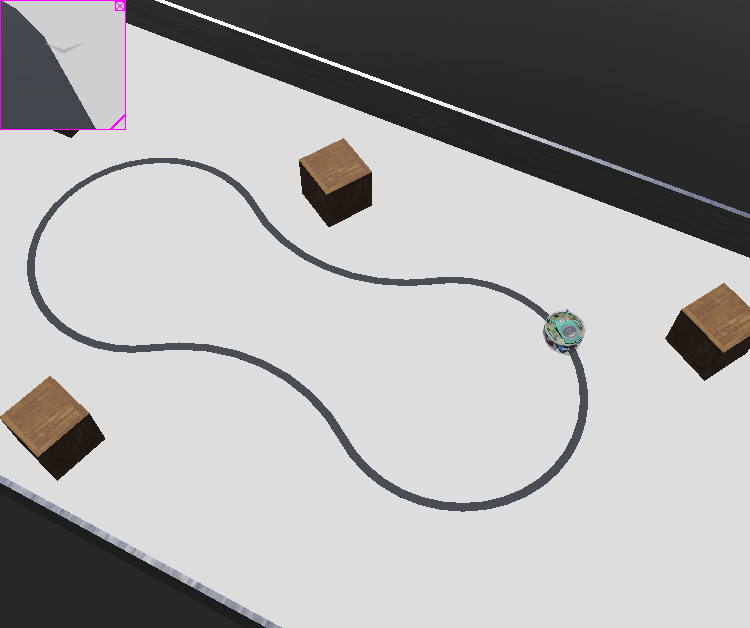
#> input picture line_follower.png, 750 x 628 px
$ python -i class.py   (imports and definitions only)
#> lines starting #> are read from the running program, lines starting #| are printed output that depends on the picture; after the words box and inside, x2 and y2 are one past the last pixel; in counts of white or black regions, pixels touching at a corner belong together
"""class controller."""

# You may need to import some classes of the controller module. Ex:
#  from controller import Robot, Motor, DistanceSensor
from controller import Robot
import numpy as np
import cv2

def get_center(im):
    gray = cv2.cvtColor(im, cv2.COLOR_RGB2GRAY)
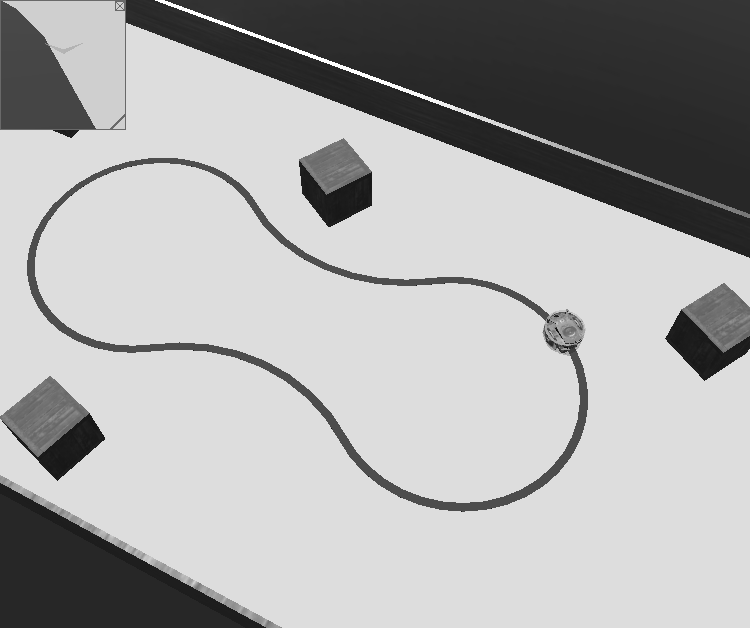
#> gray: shape (628, 750); min 13, max 255, mean 169.8
    w, h = gray.shape
#> w = 628; h = 750
    ret, thresh = cv2.threshold(gray, 127,255, cv2.THRESH_BINARY_INV)
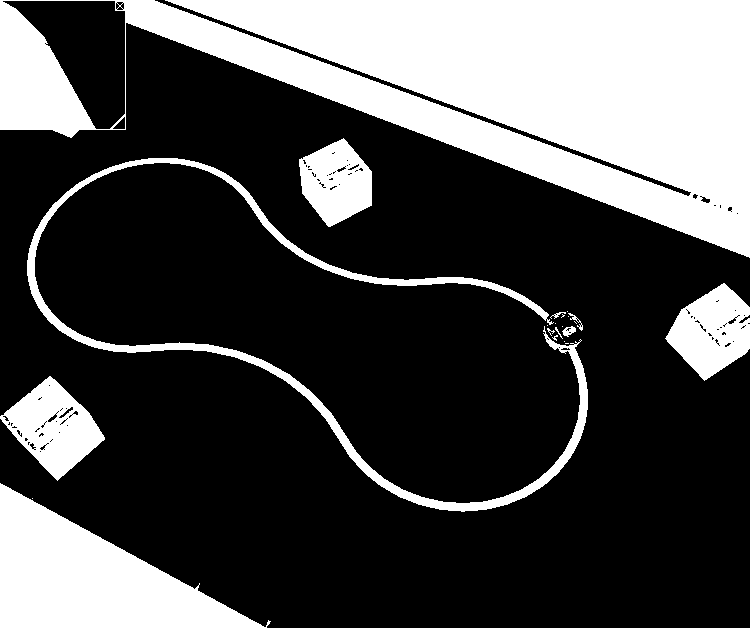
#> thresh: shape (628, 750); 29.4% white; 22 white regions (11 under 20 px)

    contours, _ = cv2.findContours(thresh, cv2.RETR_EXTERNAL, cv2.CHAIN_APPROX_SIMPLE)
#> contours = 22 contours, 14 with area under 20; largest, box (x1, y1, x2, y2) and area: (0, 0, 750, 258) 100356, (0, 483, 271, 628) 19066, (27, 158, 588, 512) 9081, (0, 376, 105, 481) 5690, (665, 283, 750, 381) 5104, (299, 138, 372, 227) 4379, (562, 326, 576, 337) 78, (568, 313, 583, 331) 38
    cv2.drawContours(im, contours, -1, (0,0,255), 5 )
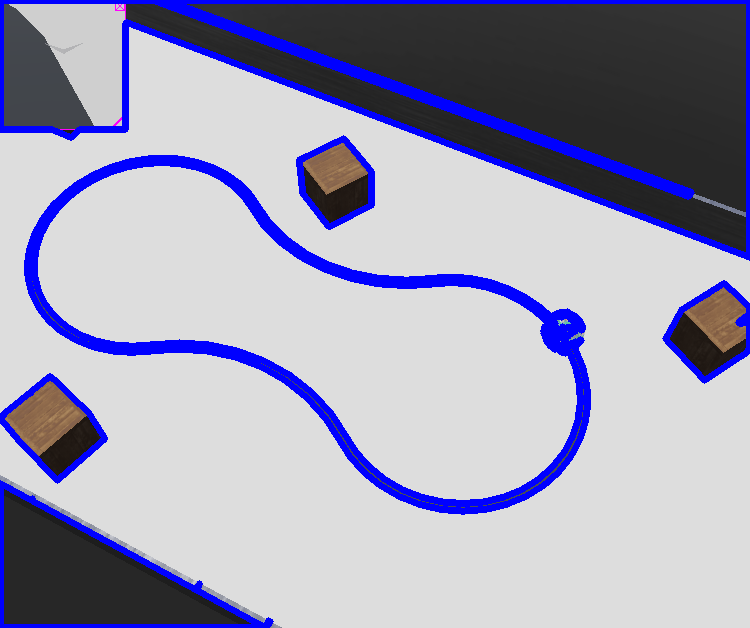
#> im: shape (628, 750, 3); mean R, G, B 158.9, 158.3, 182.1

    cX = 0
    cY = 0
    if len(contours)>0:
      c = contours[0]
#> c = [[32, 498]]
      M = cv2.moments(c)
#> M = moments, m00 0
      if (M["m00"]!=0):
          cX = int(M["m10"] / M["m00"])
          cY = int(M["m01"] / M["m00"])
          cv2.circle(im, (cX,cY), 3, (0,255,0),-1)
          # [4 lines of commented-out code are left out]
    return  cX, cY, im

# create the Robot instance.
# [1 line that did not run here, left out]

# get the time step of the current world.
# [1 line that did not run here, left out]

# [1 line that did not run here, left out]
# [1 line not run here, left out]

# [1 line that did not run here, left out]
# [1 line that did not run here, left out]
# [4 lines not run here, left out]


# Main loop:
# - perform simulation steps until Webots is stopping the controller
v = 5
# [24 lines not run here, left out]


# Enter here exit cleanup code.

>>> import cv2
>>> picture = cv2.cvtColor(cv2.imread('../../line_follower.png'), cv2.COLOR_BGR2RGB)
>>> result = get_center(picture)
